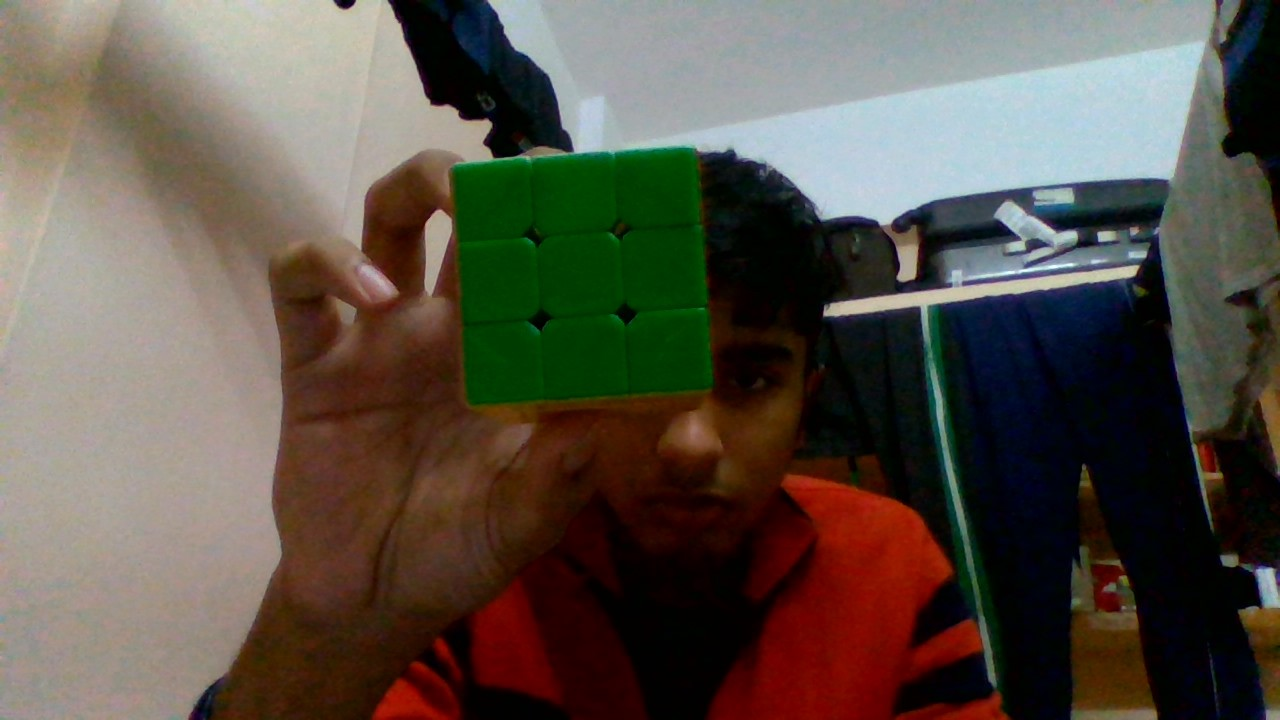
#> input picture testimages/cube.jpg, 1280 x 720 px, given in place of the camera
$ python colour_test.py
#> lines starting #> are read from the running program, lines starting #| are printed output that depends on the picture; after the words box and inside, x2 and y2 are one past the last pixel; in counts of white or black regions, pixels touching at a corner belong together
# [21 lines of commented-out code are left out]

import cv2
import numpy as np

cap = cv2.VideoCapture(0)
kernel=np.ones((5,5),np.uint8)
lower_white = np.array([0,0,0], dtype=np.uint8)
upper_white = np.array([255,15,255], dtype=np.uint8)


while(1):

    _, frame = cap.read()
#> frame is the input picture: shape (720, 1280, 3); mean B, G, R 72.1, 82, 90.2
    img_hsv = cv2.cvtColor(frame, cv2.COLOR_BGR2HSV)
#> img_hsv: shape (720, 1280, 3); mean H, S, V 47.2, 140.4, 100.4

    # define range of white color in HSV
    # change it according to your need !


    # Threshold the HSV image to get only white colors
    mask = cv2.inRange(img_hsv, lower_white, upper_white)
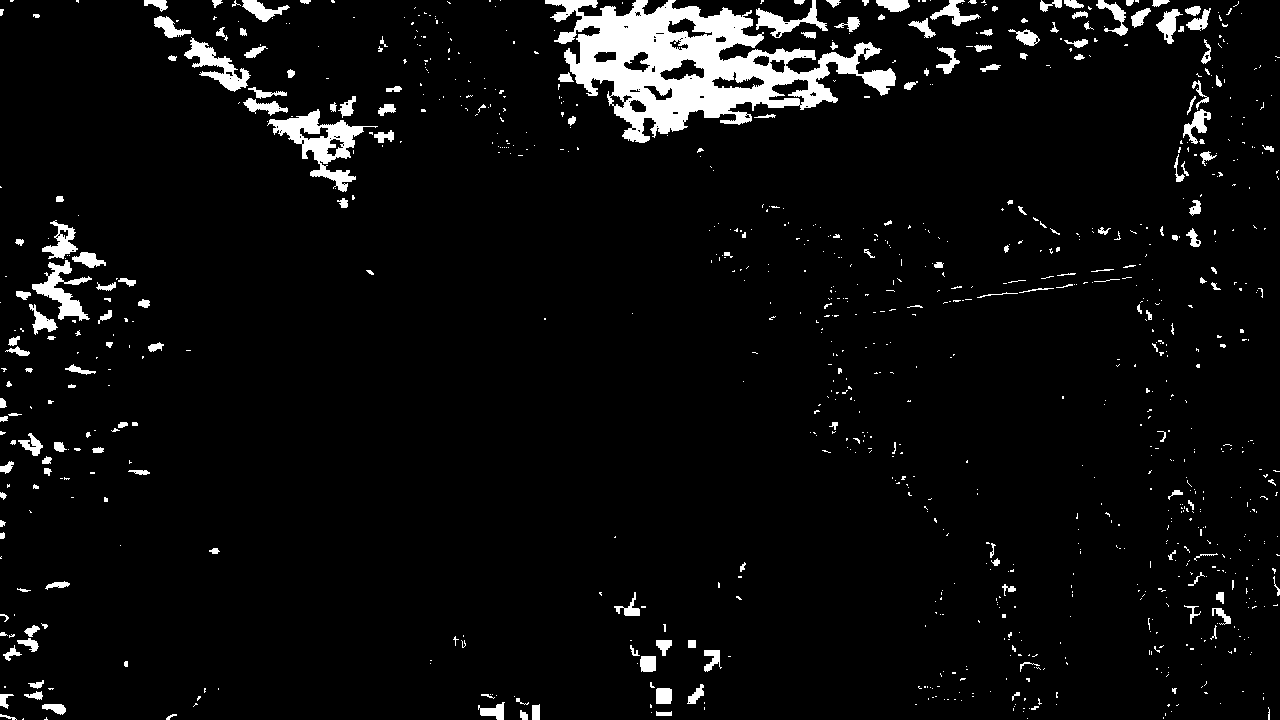
#> mask: shape (720, 1280); 5.1% white; 962 white regions (763 under 20 px), largest, box (x1, y1, x2, y2) and area: (545, 0, 896, 143) 20637, (267, 109, 378, 192) 2758, (32, 260, 92, 321) 1272
    # Bitwise-AND mask and original image


    cv2.imshow('frame',frame)
    cv2.imshow('whitemask',mask)


    #red
    lower_red = np.array([0,50,50])#HSV VAUES WILL BE DIFFERENT
    upper_red = np.array([10,255,255])
    mask0 = cv2.inRange(img_hsv, lower_red, upper_red)
#> mask0: shape (720, 1280); 11.4% white; 429 white regions (302 under 20 px), largest, box (x1, y1, x2, y2) and area: (711, 448, 1011, 720) 42266, (263, 300, 472, 612) 21267, (521, 409, 719, 507) 7934
    #cv2.imshow('mask0',mask0)
    lower_red = np.array([170,50,50])
    upper_red = np.array([180,255,255])
    mask1 = cv2.inRange(img_hsv, lower_red, upper_red)
#> mask1: shape (720, 1280); 0.3% white in thin lines or dots, all inside (x1, y1, x2, y2) = (188, 2, 1276, 720)
    #cv2.imshow('mask1',mask1)

    redmask = mask0+mask1
#> redmask: shape (720, 1280); 11.7% white; 425 white regions (297 under 20 px), largest, box (x1, y1, x2, y2) and area: (709, 448, 1011, 720) 43336, (263, 300, 472, 612) 21410, (521, 409, 719, 507) 7934

    redmask=cv2.erode(redmask,kernel,iterations=2)#use different iterations and kernels
#> redmask: shape (720, 1280); 5.9% white; 72 white regions (30 under 20 px), largest, box (x1, y1, x2, y2) and area: (713, 466, 1001, 720) 35943, (475, 582, 559, 698) 5563, (375, 665, 457, 720) 2772
    redmask=cv2.dilate(redmask,kernel,iterations=2)
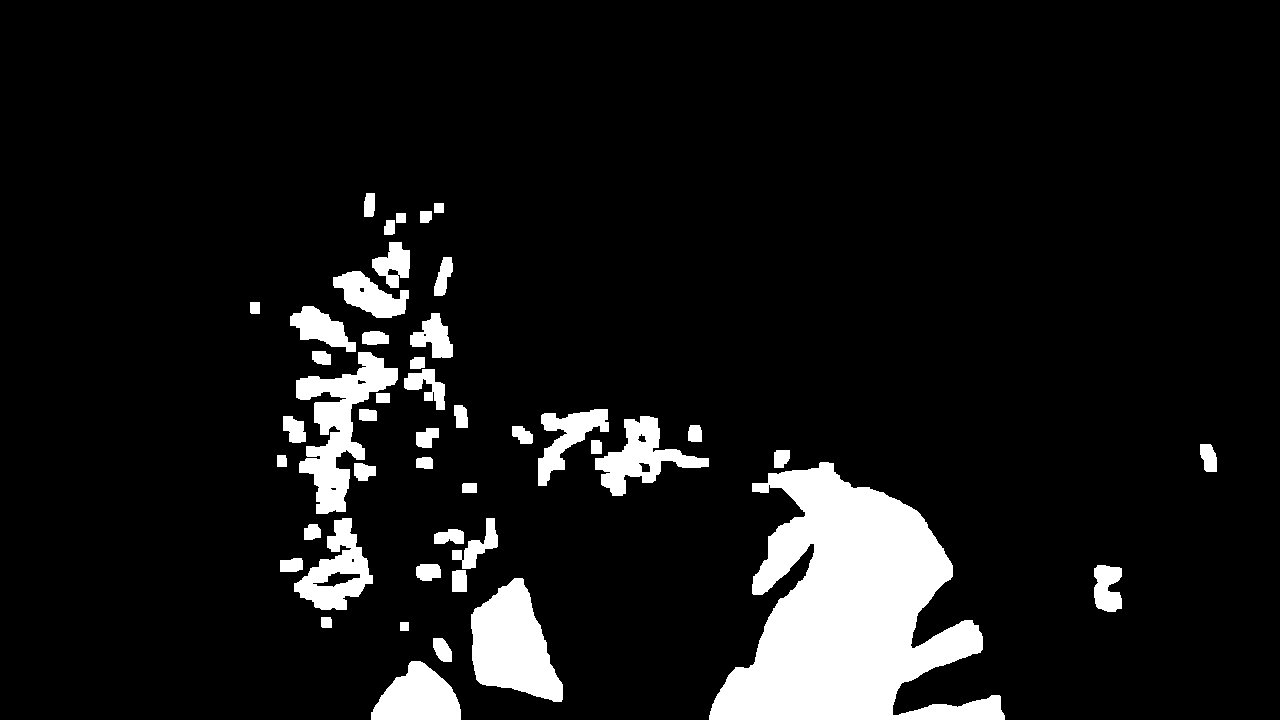
#> redmask: shape (720, 1280); 9.2% white; 46 white regions, largest, box (x1, y1, x2, y2) and area: (709, 462, 1005, 720) 42007, (471, 578, 563, 702) 7235, (296, 352, 398, 514) 6455

    cv2.imshow('r',redmask)


    #blue
    lower_blue=np.array([80,100,0])#Check blue value doesnt conflict with background
    upper_blue=np.array([140,255,255])
    bluemask=cv2.inRange(img_hsv,lower_blue,upper_blue)#HSV VAUES WILL BE DIFFERENT
#> bluemask: shape (720, 1280); 11.1% white; 265 white regions (180 under 20 px), largest, box (x1, y1, x2, y2) and area: (930, 190, 1266, 720) 70555, (817, 308, 962, 534) 7253, (426, 0, 572, 150) 6829

    bluemask=cv2.erode(bluemask,kernel,iterations=2)
#> bluemask: shape (720, 1280); 5.5% white; 66 white regions (35 under 20 px), largest, box (x1, y1, x2, y2) and area: (947, 286, 1183, 661) 39124, (433, 0, 556, 141) 3663, (1216, 648, 1262, 720) 1548
    bluemask=cv2.dilate(bluemask,kernel,iterations=2)
#> bluemask: shape (720, 1280); 8.7% white; 43 white regions, largest, box (x1, y1, x2, y2) and area: (943, 282, 1187, 665) 51439, (1152, 605, 1266, 720) 6540, (429, 0, 560, 145) 6278


    cv2.imshow('b',bluemask)

    #green
    lower_green=np.array([41,0,0])#HSV VAUES WILL BE DIFFERENT
    upper_green=np.array([80,255,255])
    greenmask=cv2.inRange(img_hsv,lower_green,upper_green)
#> greenmask: shape (720, 1280); 14% white; 555 white regions (333 under 20 px), largest, box (x1, y1, x2, y2) and area: (448, 54, 891, 405) 70567, (810, 303, 1020, 714) 14624, (1161, 54, 1280, 448) 12215
    greenmask=cv2.erode(greenmask,kernel,iterations=2)
#> greenmask: shape (720, 1280); 6.8% white; 126 white regions (80 under 20 px), largest, box (x1, y1, x2, y2) and area: (457, 153, 710, 401) 55004, (957, 528, 1008, 671) 1869, (730, 211, 796, 288) 1206
    greenmask=cv2.dilate(greenmask,kernel,iterations=2)
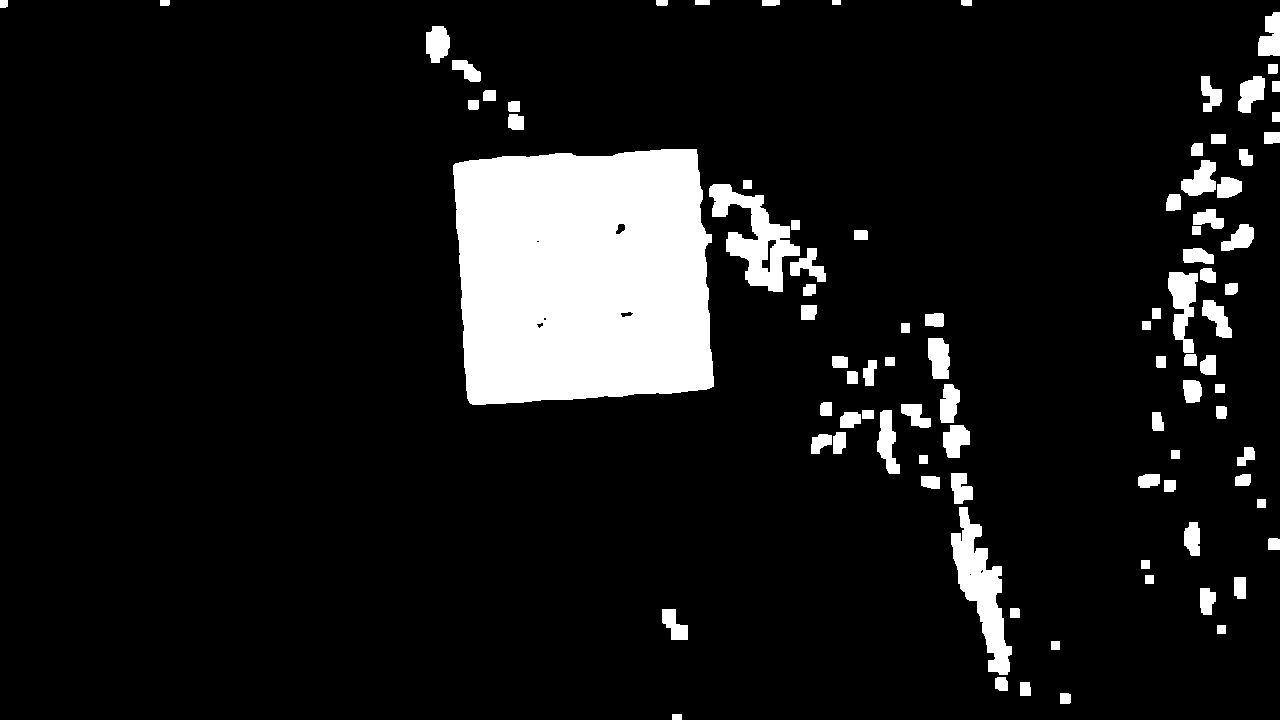
#> greenmask: shape (720, 1280); 9.9% white; 91 white regions, largest, box (x1, y1, x2, y2) and area: (453, 149, 714, 405) 59969, (951, 507, 1012, 675) 4204, (709, 184, 800, 292) 4043

    cv2.imshow('g',greenmask)

    #yellow
    lower_yellow=np.array([8,39,64])#HSV VAUES WILL BE DIFFERENT
    upper_yellow=np.array([18,255,255])
    yellowmask=cv2.inRange(img_hsv,lower_yellow,upper_yellow)
#> yellowmask: shape (720, 1280); 16.9% white; 480 white regions (333 under 20 px), largest, box (x1, y1, x2, y2) and area: (0, 15, 799, 720) 133448, (1073, 609, 1155, 720) 4830, (0, 24, 57, 70) 1303
    yellowmask=cv2.erode(yellowmask,kernel,iterations=2)
#> yellowmask: shape (720, 1280); 6.1% white; 126 white regions (69 under 20 px), largest, box (x1, y1, x2, y2) and area: (325, 406, 567, 598) 19771, (174, 174, 457, 384) 15423, (631, 401, 791, 481) 5295
    yellowmask=cv2.dilate(yellowmask,kernel,iterations=2)
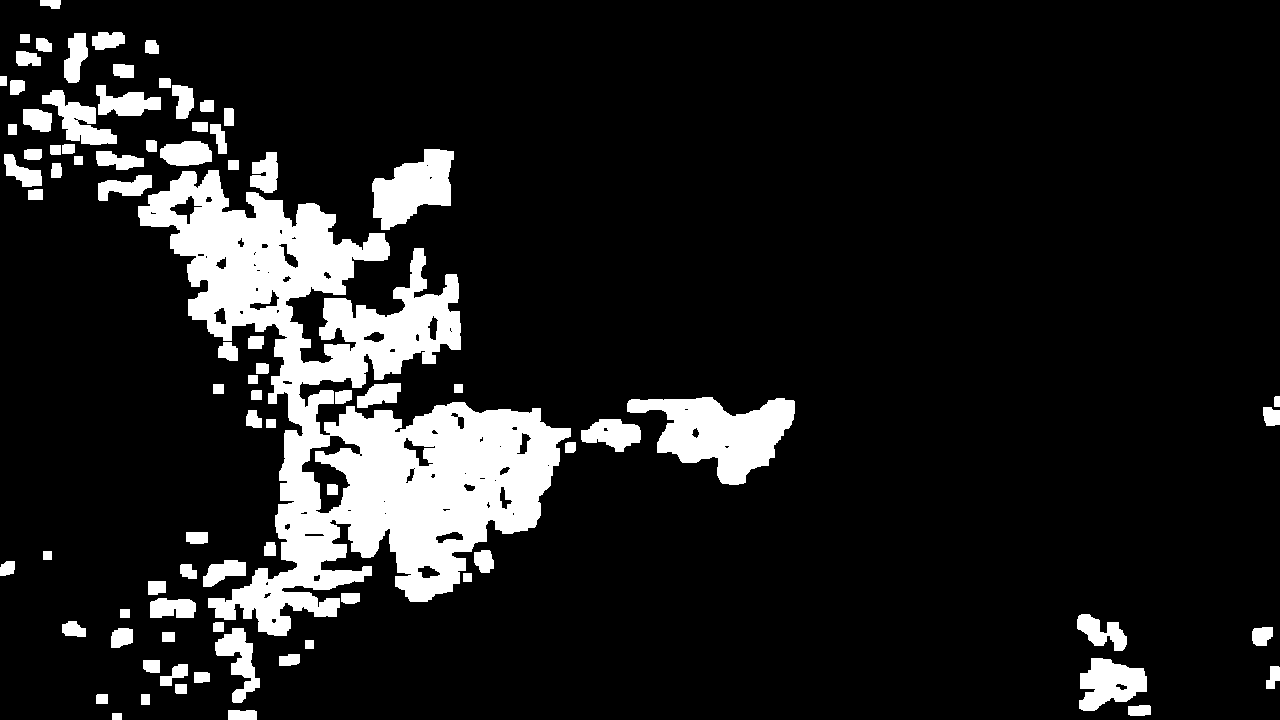
#> yellowmask: shape (720, 1280); 12.4% white; 84 white regions, largest, box (x1, y1, x2, y2) and area: (138, 170, 571, 636) 73376, (627, 397, 795, 485) 8079, (372, 149, 454, 230) 4047

    cv2.imshow('y',yellowmask)

    k = cv2.waitKey(5) & 0xFF
#> (key q is pressed here)
    if k == 27:
        break

cv2.destroyAllWindows()

$ run again, on testimages/hsvmap.png
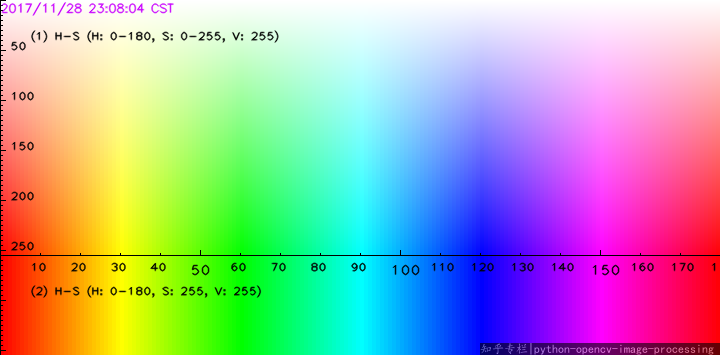
#> input picture testimages/hsvmap.png, 720 x 355 px, given in place of the camera
#> frame is the input picture: shape (355, 720, 3); mean B, G, R 170.7, 171.1, 169.8
#> img_hsv: shape (355, 720, 3); mean H, S, V 89.4, 162.1, 249.9
#> `mask = cv2.inRange(img_hsv, lower_white, upper_white)`:
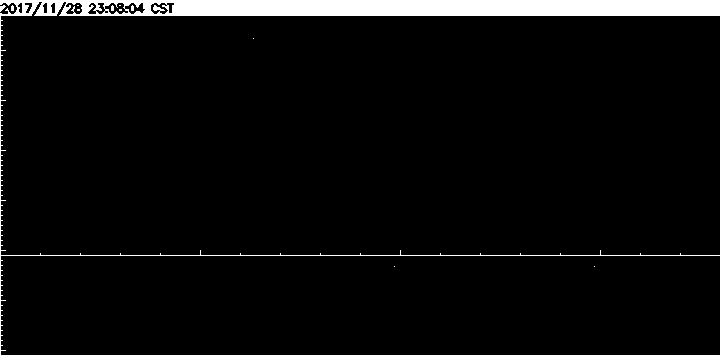
#> mask: shape (355, 720); 4.6% white; 12 white regions (10 under 20 px), largest, box (x1, y1, x2, y2) and area: (0, 0, 720, 355) 11778, (0, 5, 6, 12) 23
#> mask0: shape (355, 720); 5% white; 3 white regions (1 under 20 px), largest, box (x1, y1, x2, y2) and area: (1, 49, 44, 255) 8607, (1, 256, 44, 355) 4183
#> mask1: shape (355, 720); 4.7% white; 2 white regions, box (x1, y1, x2, y2) and area: (680, 50, 720, 255) 8198, (680, 256, 720, 355) 3935
#> `yellowmask=cv2.dilate(yellowmask,kernel,iterations=2)`:
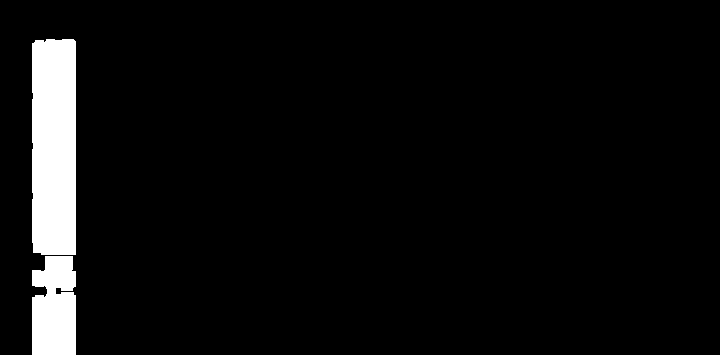
#> yellowmask: shape (355, 720); 5.2% white; 2 white regions, box (x1, y1, x2, y2) and area: (32, 39, 76, 255) 9423, (32, 256, 76, 355) 3933
